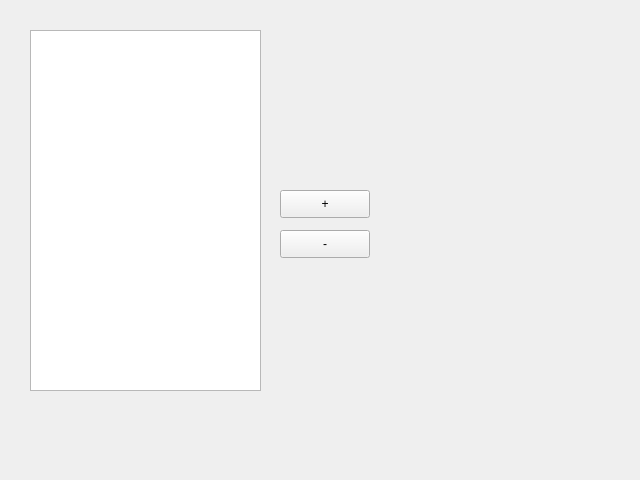
<?xml version="1.0" encoding="UTF-8"?>
<ui version="4.0">
 <class>Form</class>
 <widget class="QWidget" name="Form">
  <property name="geometry">
   <rect>
    <x>0</x>
    <y>0</y>
    <width>640</width>
    <height>480</height>
   </rect>
  </property>
  <property name="windowTitle">
   <string>Form</string>
  </property>
  <widget class="QListWidget" name="lw">
   <property name="geometry">
    <rect>
     <x>30</x>
     <y>30</y>
     <width>231</width>
     <height>361</height>
    </rect>
   </property>
  </widget>
  <widget class="QPushButton" name="btn_plus">
   <property name="geometry">
    <rect>
     <x>280</x>
     <y>190</y>
     <width>90</width>
     <height>28</height>
    </rect>
   </property>
   <property name="text">
    <string>+</string>
   </property>
  </widget>
  <widget class="QPushButton" name="btn_minus">
   <property name="geometry">
    <rect>
     <x>280</x>
     <y>230</y>
     <width>90</width>
     <height>28</height>
    </rect>
   </property>
   <property name="text">
    <string>-</string>
   </property>
  </widget>
 </widget>
 <resources/>
 <connections/>
</ui>
